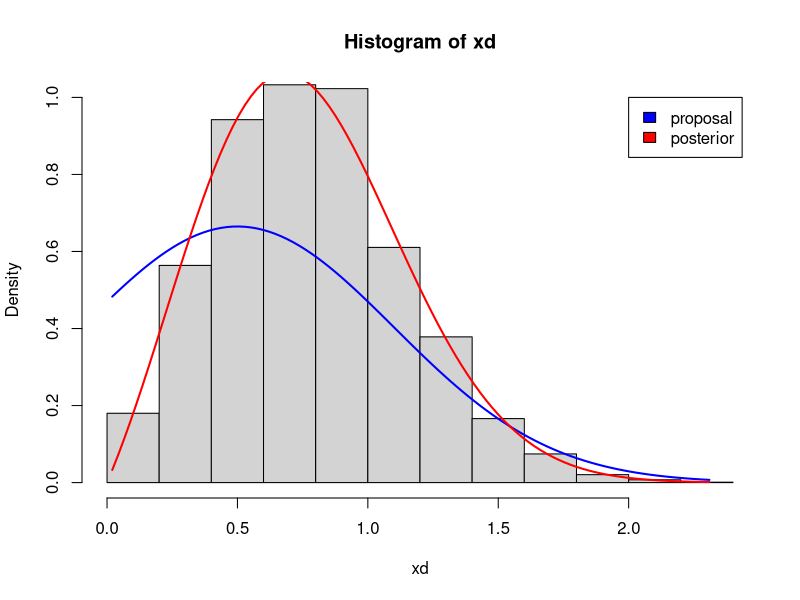
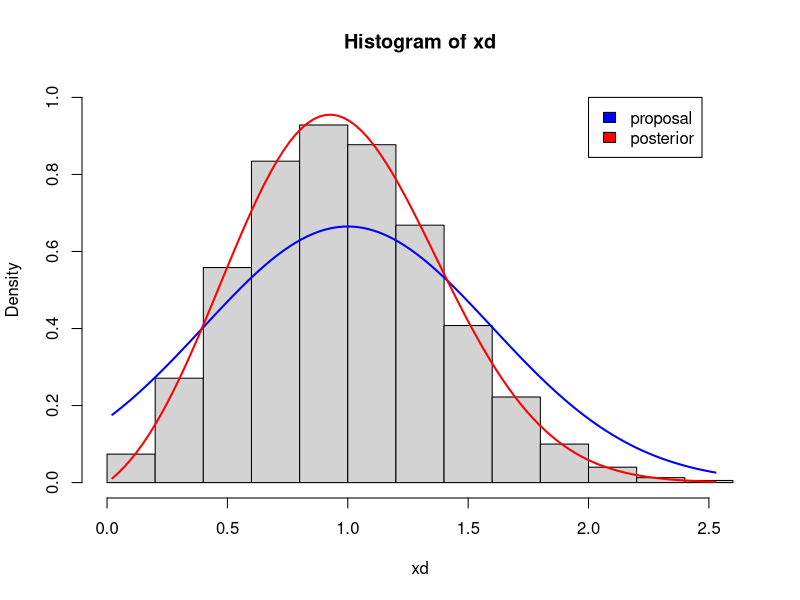
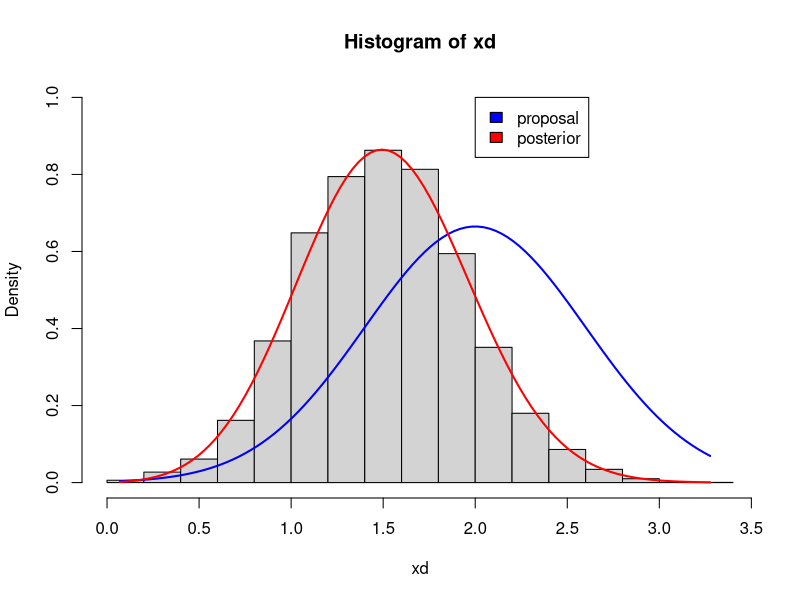

R code for these plots, in order:
## ---- chunk 1
knitr::opts_chunk$set(echo = TRUE)
## ---- chunk 2

generate_mcmc <- function(y){
  x0 <- rnorm(1, mean=y, sd=0.6)
  X <- c(x0)
  for (i in seq(1, 10000)){
    x <- rnorm(1, mean=y, sd=0.6)
    x0 <- X[length(X)]
    probs <- (dweibull(x, shape=2, scale=1.2)*
                dnorm(y, mean=x, sd=0.6)* # ALMOND: Missing likelihood added for x
                dnorm(x0, mean=y, sd=0.6))/
  (dweibull(x0, shape=2, scale=1.2)*
     dnorm(y, mean=x0, sd=0.6)* # ALMOND: Missing likelihood added for x0
     dnorm(x, mean=y, sd=0.6))
    probs <- min(1, probs)
    sss <- rbinom(1, 1, probs)
    if (sss==1){X <- append(X, x)}
    if (sss==0){X <- append(X, x0)}
  }
  X[-(1:1001)]
}

## ---- chunk 3
dposterior <- function(x, y, scale = 1.2, sd = .6) {
  # x: evaluation points of the density
  # y: observation Y=y (length 1),
  # scale: scale parameter of Weibull prior (shape=2 fixed)
  # sd: standard deviation of Gaussian error (mean=0 fixed)
  a <- 1/2*1/sd^2; c <- 1/scale^2
  erf <- function(x) 2*pnorm(x*sqrt(2)) - 1
  k <- ifelse(x >= 0, x * exp( -a * (x-y)^2 - c*x^2 ), 0)
  n <- exp(-a*(y^2)) *
    (sqrt(pi) * a * y * exp(a^2*y^2 / (a+c)) * 
       (erf(a*y/sqrt(a+c)) + 1) + 
       sqrt(a + c) ) / (2* (a+c)^(3/2))
  k/n
}
## ---- chunk 4
xd <- generate_mcmc(0.5)
hisA <- hist(xd, freq=FALSE, ylim=c(0, 1))
xfit <- seq(min(xd),max(xd),length=100)
ynorm <- dnorm(xfit,mean=0.5, sd=0.6)
ypost <- dposterior(xfit, y=0.5)

lines(xfit, ynorm, col="blue", lwd=2)
lines(xfit, ypost, col="red", lwd=2)

legend(x=2, y=1, legend=c("proposal", "posterior"), 
       fill = c("blue","red"))
## ---- chunk 5
xd <- generate_mcmc(1)
hisA <- hist(xd, freq=FALSE, ylim=c(0, 1))
xfit <- seq(min(xd),max(xd),length=100)
ynorm <- dnorm(xfit,mean=1, sd=0.6)
ypost <- dposterior(xfit, y=1)

lines(xfit, ynorm, col="blue", lwd=2)
lines(xfit, ypost, col="red", lwd=2)

legend(x=2, y=1, legend=c("proposal", "posterior"), 
       fill = c("blue","red"))
## ---- chunk 6
xd <- generate_mcmc(2)
hisA <- hist(xd, freq=FALSE, ylim=c(0, 1))
xfit <- seq(min(xd),max(xd),length=100)
ynorm <- dnorm(xfit,mean=2, sd=0.6)
ypost <- dposterior(xfit, y=2)

lines(xfit, ynorm, col="blue", lwd=2)
lines(xfit, ypost, col="red", lwd=2)

legend(x=2, y=1, legend=c("proposal", "posterior"), 
       fill = c("blue","red"))
